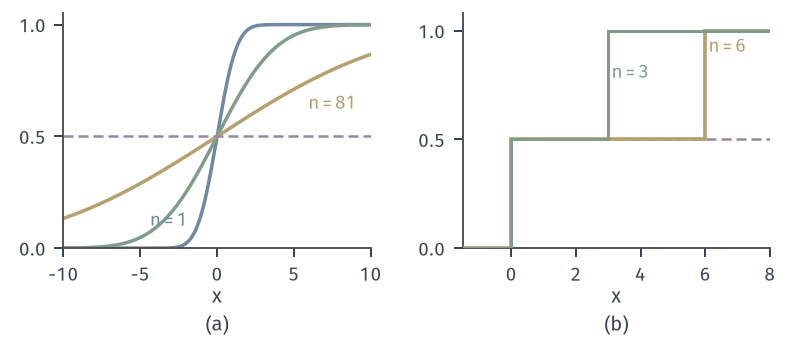

Python code for this plot:
from pathlib import Path
import sys
HERE = Path(__file__).resolve().parent
sys.path.insert(0, str(HERE.parent/"weak-common"))
from weak_fig import *
# (a) N(0,n) cdfs Phi(x/sqrt n), n=1,9,81 -> 1/2; (b) 1/2 delta_0 + 1/2 delta_n cdfs, n=3,6 -> defective 1/2 1{x>=0}.
fig, axes = figure(width_mm=112, height_mm=48, ncols=2)
panel(fig, left=.08, wspace=.3, bottom=.27)
ax = axes[0]; x = np.linspace(-10, 10, 600)
for n, c in ((1, BLUE), (9, GREEN), (81, YELLOW)): ax.plot(x, Phi(x/np.sqrt(n)), color=c, lw=1.4)
ax.axhline(.5, color=PURPLE, lw=1.0, ls=DASH)
lab(ax, -1.9, .1, r'$n=1$', BLUE, ha='right'); lab(ax, 7.5, .62, r'$n=81$', YELLOW, ha='center')
ax.set_xlim(-10, 10); ax.set_ylim(0, 1.05); ax.set_xticks([-10, -5, 0, 5, 10]); ax.set_yticks([0, .5, 1])
axlab(ax, r'$x$')
ax = axes[1]
step_cdf(ax, [0, 3], [.5, .5], -1.5, 8, GREEN, lw=1.2, z=4)
step_cdf(ax, [0, 6], [.5, .5], -1.5, 8, YELLOW, lw=1.5, z=3)
ax.plot([-1.5, 0], [0, 0], color=PURPLE, lw=1.0, ls=DASH); ax.plot([0, 8], [.5, .5], color=PURPLE, lw=1.0, ls=DASH)
lab(ax, 3.1, .78, r'$n=3$', GREEN); lab(ax, 6.1, .9, r'$n=6$', YELLOW)
ax.set_xlim(-1.5, 8); ax.set_ylim(0, 1.08); ax.set_xticks([0, 2, 4, 6, 8]); ax.set_yticks([0, .5, 1])
axlab(ax, r'$x$')
tags(fig, axes)
save(fig, HERE, 'figure', {'limit_a': 0.5, 'limit_b_mass': 0.5})
